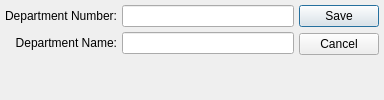
<?xml version="1.0" encoding="UTF-8"?>
<ui version="4.0">
 <comment>This file is part of the xTuple ERP: PostBooks Edition, a free and
open source Enterprise Resource Planning software suite,
Copyright (c) 1999-2011 by OpenMFG LLC, d/b/a xTuple.
It is licensed to you under the Common Public Attribution License
version 1.0, the full text of which (including xTuple-specific Exhibits)
is available at www.xtuple.com/CPAL.  By using this software, you agree
to be bound by its terms.</comment>
 <class>department</class>
 <widget class="QDialog" name="department">
  <property name="geometry">
   <rect>
    <x>0</x>
    <y>0</y>
    <width>384</width>
    <height>100</height>
   </rect>
  </property>
  <property name="windowTitle">
   <string>Department</string>
  </property>
  <layout class="QGridLayout" name="gridLayout_2">
   <item row="0" column="0">
    <layout class="QVBoxLayout" name="verticalLayout">
     <item>
      <layout class="QGridLayout" name="gridLayout">
       <item row="0" column="0">
        <widget class="QLabel" name="_numberLit">
         <property name="text">
          <string>Department Number:</string>
         </property>
         <property name="alignment">
          <set>Qt::AlignRight|Qt::AlignTrailing|Qt::AlignVCenter</set>
         </property>
        </widget>
       </item>
       <item row="0" column="1">
        <widget class="XLineEdit" name="_number"/>
       </item>
       <item row="1" column="0">
        <widget class="QLabel" name="_nameLit">
         <property name="text">
          <string>Department Name:</string>
         </property>
         <property name="alignment">
          <set>Qt::AlignRight|Qt::AlignTrailing|Qt::AlignVCenter</set>
         </property>
        </widget>
       </item>
       <item row="1" column="1">
        <widget class="XLineEdit" name="_name"/>
       </item>
      </layout>
     </item>
     <item>
      <spacer name="spacer5">
       <property name="orientation">
        <enum>Qt::Vertical</enum>
       </property>
       <property name="sizeType">
        <enum>QSizePolicy::Expanding</enum>
       </property>
       <property name="sizeHint" stdset="0">
        <size>
         <width>20</width>
         <height>0</height>
        </size>
       </property>
      </spacer>
     </item>
    </layout>
   </item>
   <item row="0" column="1">
    <widget class="QDialogButtonBox" name="_buttonBox">
     <property name="orientation">
      <enum>Qt::Vertical</enum>
     </property>
     <property name="standardButtons">
      <set>QDialogButtonBox::Cancel|QDialogButtonBox::Save</set>
     </property>
    </widget>
   </item>
  </layout>
 </widget>
 <layoutdefault spacing="5" margin="5"/>
 <pixmapfunction>qPixmapFromMimeSource</pixmapfunction>
 <customwidgets>
  <customwidget>
   <class>XLineEdit</class>
   <extends>QLineEdit</extends>
   <header>xlineedit.h</header>
   <container>1</container>
  </customwidget>
 </customwidgets>
 <tabstops>
  <tabstop>_number</tabstop>
  <tabstop>_name</tabstop>
 </tabstops>
 <includes>
  <include location="global">parameter.h</include>
 </includes>
 <resources/>
 <connections/>
</ui>
